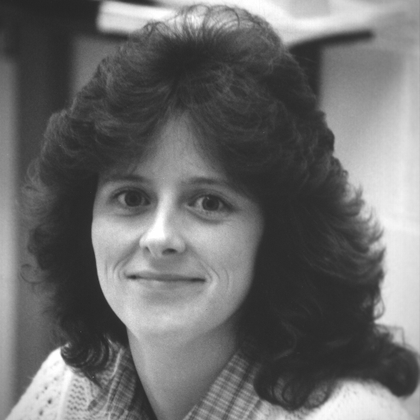
%> input picture Locus of pixels/Image.tif, 420 x 420 px, shrunk from 512 x 512 before the run
$ octave Code_to_find_locus_of_pixels.m   (GNU Octave 9; MATLAB toolbox functions it lacks are replaced by stand-ins)
%> lines starting %> are read from the running program, lines starting %| are printed output that depends on the picture

I=imread('Image.tif');
%> I is the input picture: size 420x420 uint8; min 37, max 255, mean 107.8
[r,c]=size(I);
%> r = 420; c = 420
s=(r-1)/2;
%> s = 209.5
t=(c-1)/2;
%> t = 209.5
D=150;
I1=zeros(r,c);
I2=I1;
I3=I1;
for x=1:r
    for y=1:c
        de=sqrt((x-s)^2+(y-t)^2);
        d4=(abs(x-s)+abs(y-t));
        d8=max(abs(x-s),abs(y-t));

        if de<D
            I1(x,y)=I(x,y);
        end
        if d4<D
            I2(x,y)=I(x,y);
        end
        if d8<D
            I3(x,y)=I(x,y);
        end
    end
end
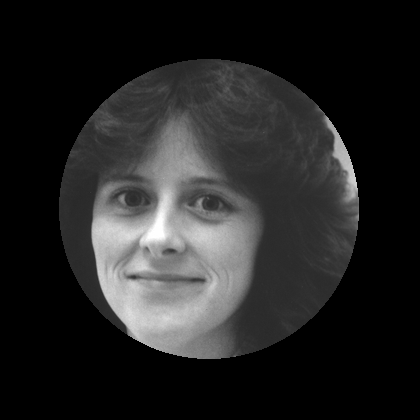
%> I1: size 420x420 double; min 0, max 255, mean 36.4
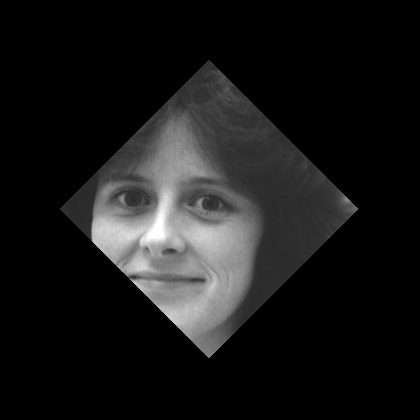
%> I2: size 420x420 double; min 0, max 255, mean 25
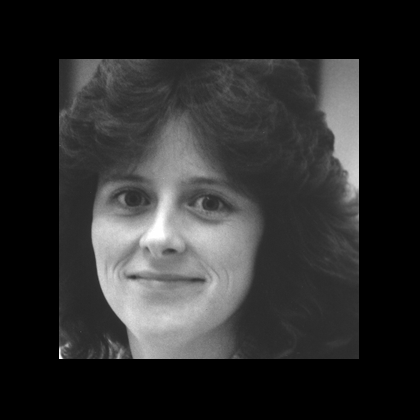
%> I3: size 420x420 double; min 0, max 255, mean 44.6
subplot(2,2,1),
imshow(I,[])
title('Original Image');
subplot(2,2,2),
imshow(I1,[])
title('Locus of Euclidean Distance');
subplot(2,2,3),
imshow(I2,[])
title('Locus of City Block Distance');
subplot(2,2,4),
imshow(I3,[])
title('Locus of Chess Board Distance');
